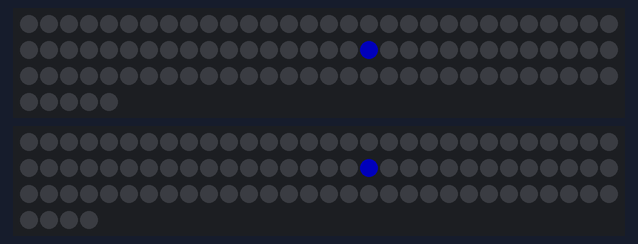
Recording of a sketch running on a simulated Arduino Uno, built with avr-gcc and run on an emulated ATmega328P. Parts: 95 RGB LEDs in strip order, left to right, continuing on the next row, 94 RGB LEDs in strip order, left to right, continuing on the next row. Dim RGB values are drawn brighter than linear.

Above: at 0.79 s.
At 9.05 s:
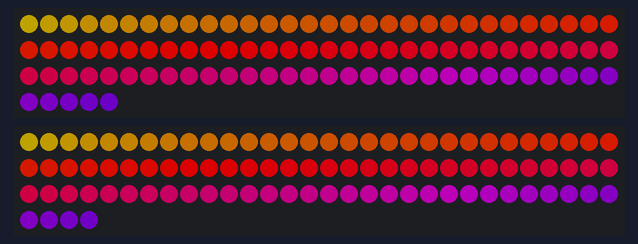
At 13.54 s:
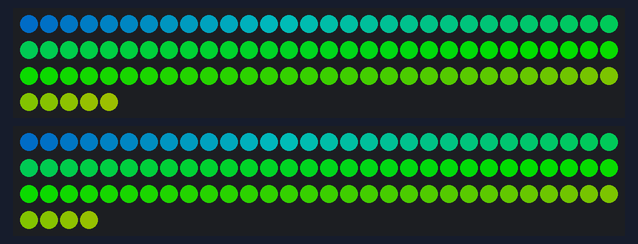
At 18.84 s:
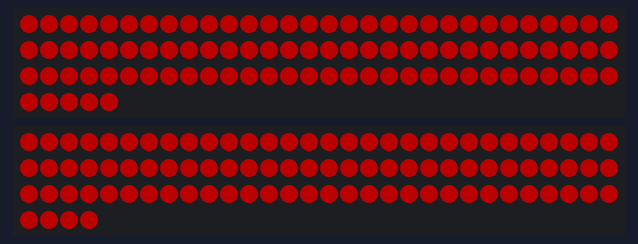
At 29.16 s:
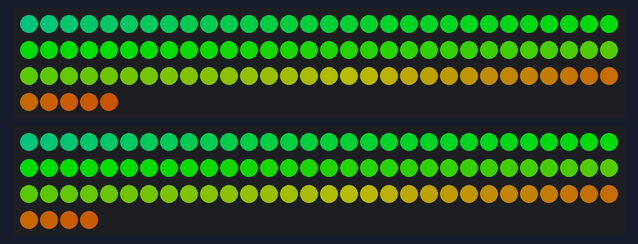
At 39.66 s:
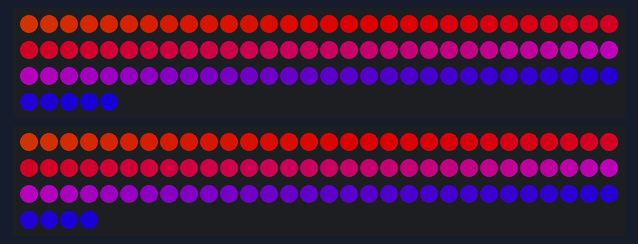

The sketch:

skateboard_mk2.ino
```cpp
#include <Adafruit_NeoPixel.h>

#define TOPPIN 2
#define TOPSTRIPSIZE 95

#define BOTTOMPIN 1
#define BOTTOMSTRIPSIZE 94

#define SIDELENGTH 42

#define BASE_BRIGHTNESS 150

// Parameter 1 = number of pixels in strip
// Parameter 2 = pin number (most are valid)
// Parameter 3 = pixel type flags, add together as needed:
//   NEO_KHZ800  800 KHz bitstream (most NeoPixel products w/WS2812 LEDs)
//   NEO_KHZ400  400 KHz (classic 'v1' (not v2) FLORA pixels, WS2811 drivers)
//   NEO_GRB     Pixels are wired for GRB bitstream (most NeoPixel products)
//   NEO_RGB     Pixels are wired for RGB bitstream (v1 FLORA pixels, not v2)
Adafruit_NeoPixel tstrip = Adafruit_NeoPixel(TOPSTRIPSIZE, TOPPIN, NEO_GRB + NEO_KHZ800);
Adafruit_NeoPixel bstrip = Adafruit_NeoPixel(BOTTOMSTRIPSIZE, BOTTOMPIN, NEO_GRB + NEO_KHZ800);


void setup() {
  tstrip.begin();
  tstrip.setBrightness(BASE_BRIGHTNESS);  // Lower brightness and save eyeballs!
  tstrip.show(); // Initialize all pixels to 'off'
  bstrip.begin();
  bstrip.setBrightness(BASE_BRIGHTNESS
  );  // Lower brightness and save eyeballs!
  bstrip.show(); // Initialize all pixels to 'off'

}

void loop() {
  colourWipeBoth(&tstrip, &bstrip, tstrip.Color(0,0,0), 5);
  colourWipeBoth(&tstrip, &bstrip, tstrip.Color(0,0,128), 10);
  delay(255);
  colourWipeBoth(&tstrip, &bstrip, tstrip.Color(0,128,0), 10);
  delay(255);
  colourWipeBoth(&tstrip, &bstrip, tstrip.Color(128,0,0), 10);
  delay(255);
  pulseBackBoth(&tstrip, &bstrip, tstrip.Color(122, 40, 140), 1);
  delay(255);
  rainbow(15);
}


void colourWipeBoth(Adafruit_NeoPixel *s1, Adafruit_NeoPixel *s2, uint32_t colour, uint8_t wait){
  uint16_t pixel_1 = ceil(s1->numPixels()/2);
  uint16_t pixel_2 = ceil(s2->numPixels()/2);
  uint16_t limit = max(pixel_1, pixel_2);

  for(uint16_t i=0; i <= limit; i++) {
      s1->setPixelColor(pixel_1 + i, colour);
      s1->setPixelColor(pixel_1 - i, colour);
      s2->setPixelColor(pixel_2 + i, colour);
      s2->setPixelColor(pixel_2 - i, colour);
      s1->show();
      s2->show();
      delay(wait);
  }
}

void rainbow(uint8_t wait) {
  uint16_t i, j;

  for(j=0; j<256; j++) {
    for(i=0; i<tstrip.numPixels(); i++) {
      tstrip.setPixelColor(i, Wheel((i+j) & 255));
    }

    for(i=0; i<bstrip.numPixels(); i++) {
      bstrip.setPixelColor(i, Wheel((i+j) & 255));
    }
    tstrip.show();
    bstrip.show();
    delay(wait);
  }
}

void pulseBackBoth(Adafruit_NeoPixel *s1, Adafruit_NeoPixel *s2, uint32_t colour, uint8_t wait){

  uint8_t PULSE_LENGTH = 3;
  uint8_t mid_length_1 = s1->numPixels() - 2*SIDELENGTH;
  uint8_t mid_length_2 = s2->numPixels() - 2*SIDELENGTH;

  // Build front
  for(uint8_t i=0; i <= 254; i++){
    for(uint8_t j=SIDELENGTH; j < SIDELENGTH + mid_length_1; j++){
      s1->setPixelColor(j, colour);
      s1->setBrightness(i);
    }
    for(uint8_t k=SIDELENGTH; k < SIDELENGTH + mid_length_2; k++){
      s2->setPixelColor(k, colour);
      s2->setBrightness(i);
    }
    s1->show();
    s2->show();

    delay(wait);
  }
  for(uint8_t j=SIDELENGTH; j < SIDELENGTH + mid_length_1; j++){
    s1->setPixelColor(j, s1->Color(0,0,0));
  }
  for(uint8_t k=SIDELENGTH; k < SIDELENGTH + mid_length_2; k++){
    s2->setPixelColor(k, s1->Color(0,0,0));
  }


  colourWipeBoth(s1, s2, colour, wait);


  s1->setBrightness(BASE_BRIGHTNESS);
  s2->setBrightness(BASE_BRIGHTNESS);

}

// Input a value 0 to 255 to get a color value.
// The colours are a transition r - g - b - back to r.
uint32_t Wheel(byte WheelPos) {
  if(WheelPos < 85) {
   return tstrip.Color(WheelPos * 3, 255 - WheelPos * 3, 0);
  } else if(WheelPos < 170) {
   WheelPos -= 85;
   return tstrip.Color(255 - WheelPos * 3, 0, WheelPos * 3);
  } else {
   WheelPos -= 170;
   return tstrip.Color(0, WheelPos * 3, 255 - WheelPos * 3);
  }
}
```
